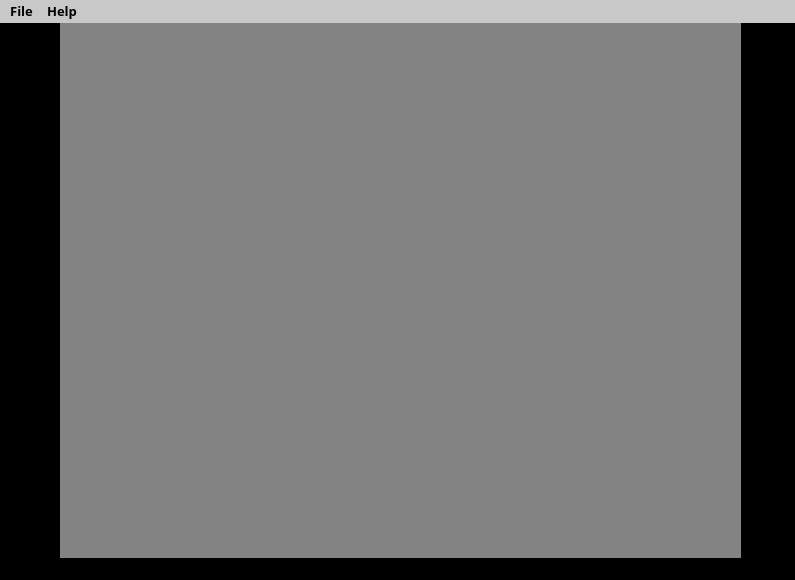
<?xml version="1.0" encoding="UTF-8"?>
<ui version="4.0">
 <class>MainWindow</class>
 <widget class="QMainWindow" name="MainWindow">
  <property name="geometry">
   <rect>
    <x>0</x>
    <y>0</y>
    <width>795</width>
    <height>580</height>
   </rect>
  </property>
  <property name="font">
   <font>
    <pointsize>10</pointsize>
   </font>
  </property>
  <property name="cursor">
   <cursorShape>PointingHandCursor</cursorShape>
  </property>
  <property name="windowTitle">
   <string>Prison</string>
  </property>
  <property name="autoFillBackground">
   <bool>false</bool>
  </property>
  <property name="styleSheet">
   <string notr="true">background-color: rgb(131, 131, 131);</string>
  </property>
  <widget class="QWidget" name="centralwidget">
   <property name="font">
    <font>
     <family>MV Boli</family>
    </font>
   </property>
   <property name="cursor">
    <cursorShape>PointingHandCursor</cursorShape>
   </property>
   <widget class="QLabel" name="background_label">
    <property name="geometry">
     <rect>
      <x>-90</x>
      <y>-20</y>
      <width>991</width>
      <height>581</height>
     </rect>
    </property>
    <property name="cursor">
     <cursorShape>PointingHandCursor</cursorShape>
    </property>
    <property name="styleSheet">
     <string notr="true">
background-color: rgb(0, 0, 0);</string>
    </property>
    <property name="text">
     <string/>
    </property>
    <property name="scaledContents">
     <bool>true</bool>
    </property>
   </widget>
   <widget class="QLabel" name="background_label_2">
    <property name="geometry">
     <rect>
      <x>60</x>
      <y>0</y>
      <width>681</width>
      <height>551</height>
     </rect>
    </property>
    <property name="cursor">
     <cursorShape>PointingHandCursor</cursorShape>
    </property>
    <property name="text">
     <string/>
    </property>
    <property name="pixmap">
     <pixmap>../../OneDrive/Pictures/The Wardens logo.png</pixmap>
    </property>
    <property name="scaledContents">
     <bool>true</bool>
    </property>
   </widget>
  </widget>
  <widget class="QMenuBar" name="menubar">
   <property name="geometry">
    <rect>
     <x>0</x>
     <y>0</y>
     <width>795</width>
     <height>28</height>
    </rect>
   </property>
   <property name="font">
    <font>
     <family>MV Boli</family>
     <pointsize>10</pointsize>
     <weight>75</weight>
     <bold>true</bold>
    </font>
   </property>
   <property name="styleSheet">
    <string notr="true">background-color: rgb(200, 200, 200);</string>
   </property>
   <widget class="QMenu" name="menuFile">
    <property name="font">
     <font>
      <family>MV Boli</family>
     </font>
    </property>
    <property name="cursor">
     <cursorShape>PointingHandCursor</cursorShape>
    </property>
    <property name="title">
     <string>File</string>
    </property>
    <addaction name="actionAdd_Prisoner"/>
    <addaction name="actionModify_Prisoner"/>
    <addaction name="actionSearch_Prisoner"/>
    <addaction name="actionList_Prisoners"/>
    <addaction name="separator"/>
    <addaction name="actionExit"/>
   </widget>
   <widget class="QMenu" name="menuHelp">
    <property name="cursor">
     <cursorShape>PointingHandCursor</cursorShape>
    </property>
    <property name="title">
     <string>Help</string>
    </property>
    <addaction name="actionHelp"/>
    <addaction name="actionAbout"/>
   </widget>
   <addaction name="menuFile"/>
   <addaction name="menuHelp"/>
  </widget>
  <widget class="QStatusBar" name="statusbar">
   <property name="cursor">
    <cursorShape>PointingHandCursor</cursorShape>
   </property>
   <property name="styleSheet">
    <string notr="true">background-color: rgb(0, 0, 0);</string>
   </property>
  </widget>
  <action name="actionAdd_Prisoner">
   <property name="text">
    <string>Add Prisoner</string>
   </property>
   <property name="font">
    <font>
     <family>MV Boli</family>
     <pointsize>10</pointsize>
     <weight>50</weight>
     <bold>false</bold>
    </font>
   </property>
  </action>
  <action name="actionModify_Prisoner">
   <property name="text">
    <string>Modify Prisoner</string>
   </property>
   <property name="font">
    <font>
     <family>MV Boli</family>
     <pointsize>10</pointsize>
    </font>
   </property>
  </action>
  <action name="actionSearch_Prisoner">
   <property name="text">
    <string>Search Prisoner</string>
   </property>
   <property name="font">
    <font>
     <family>MV Boli</family>
     <pointsize>10</pointsize>
    </font>
   </property>
  </action>
  <action name="actionList_Prisoners">
   <property name="text">
    <string>Prisoners List</string>
   </property>
   <property name="font">
    <font>
     <family>MV Boli</family>
     <pointsize>10</pointsize>
    </font>
   </property>
  </action>
  <action name="actionExit">
   <property name="text">
    <string>Exit</string>
   </property>
   <property name="font">
    <font>
     <family>MV Boli</family>
     <pointsize>10</pointsize>
    </font>
   </property>
  </action>
  <action name="actionAbout">
   <property name="text">
    <string>About</string>
   </property>
   <property name="font">
    <font>
     <family>MV Boli</family>
     <pointsize>10</pointsize>
    </font>
   </property>
  </action>
  <action name="actionHelp">
   <property name="text">
    <string>Help</string>
   </property>
   <property name="font">
    <font>
     <family>MV Boli</family>
     <pointsize>10</pointsize>
    </font>
   </property>
  </action>
 </widget>
 <resources>
  <include location="../../OneDrive/Pictures/backgroundLogo.qrc"/>
 </resources>
 <connections/>
</ui>
